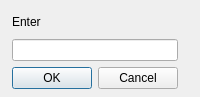
<ui version="4.0" >
 <author></author>
 <comment></comment>
 <exportmacro></exportmacro>
 <class>Dialog</class>
 <widget class="QDialog" name="Dialog" >
  <property name="geometry" >
   <rect>
    <x>0</x>
    <y>0</y>
    <width>200</width>
    <height>97</height>
   </rect>
  </property>
  <property name="windowTitle" >
   <string>Dialog</string>
  </property>
  <widget class="QWidget" name="" >
   <property name="geometry" >
    <rect>
     <x>0</x>
     <y>10</y>
     <width>191</width>
     <height>79</height>
    </rect>
   </property>
   <layout class="QHBoxLayout" >
    <property name="margin" >
     <number>0</number>
    </property>
    <property name="spacing" >
     <number>6</number>
    </property>
    <item>
     <spacer>
      <property name="orientation" >
       <enum>Qt::Horizontal</enum>
      </property>
      <property name="sizeHint" >
       <size>
        <width>40</width>
        <height>20</height>
       </size>
      </property>
     </spacer>
    </item>
    <item>
     <layout class="QVBoxLayout" >
      <property name="margin" >
       <number>0</number>
      </property>
      <property name="spacing" >
       <number>6</number>
      </property>
      <item>
       <layout class="QVBoxLayout" >
        <property name="margin" >
         <number>0</number>
        </property>
        <property name="spacing" >
         <number>6</number>
        </property>
        <item>
         <widget class="QLabel" name="label" >
          <property name="text" >
           <string>Enter</string>
          </property>
         </widget>
        </item>
        <item>
         <widget class="QLineEdit" name="T_DialogValue" />
        </item>
       </layout>
      </item>
      <item>
       <layout class="QHBoxLayout" >
        <property name="margin" >
         <number>0</number>
        </property>
        <property name="spacing" >
         <number>6</number>
        </property>
        <item>
         <widget class="QPushButton" name="okButton" >
          <property name="text" >
           <string>OK</string>
          </property>
         </widget>
        </item>
        <item>
         <widget class="QPushButton" name="cancelButton" >
          <property name="text" >
           <string>Cancel</string>
          </property>
         </widget>
        </item>
       </layout>
      </item>
     </layout>
    </item>
    <item>
     <spacer>
      <property name="orientation" >
       <enum>Qt::Horizontal</enum>
      </property>
      <property name="sizeHint" >
       <size>
        <width>40</width>
        <height>20</height>
       </size>
      </property>
     </spacer>
    </item>
   </layout>
  </widget>
 </widget>
 <pixmapfunction></pixmapfunction>
 <resources/>
 <connections>
  <connection>
   <sender>okButton</sender>
   <signal>clicked()</signal>
   <receiver>Dialog</receiver>
   <slot>accept()</slot>
   <hints>
    <hint type="sourcelabel" >
     <x>122</x>
     <y>66</y>
    </hint>
    <hint type="destinationlabel" >
     <x>92</x>
     <y>115</y>
    </hint>
   </hints>
  </connection>
  <connection>
   <sender>cancelButton</sender>
   <signal>clicked()</signal>
   <receiver>Dialog</receiver>
   <slot>reject()</slot>
   <hints>
    <hint type="sourcelabel" >
     <x>248</x>
     <y>66</y>
    </hint>
    <hint type="destinationlabel" >
     <x>175</x>
     <y>115</y>
    </hint>
   </hints>
  </connection>
 </connections>
</ui>
